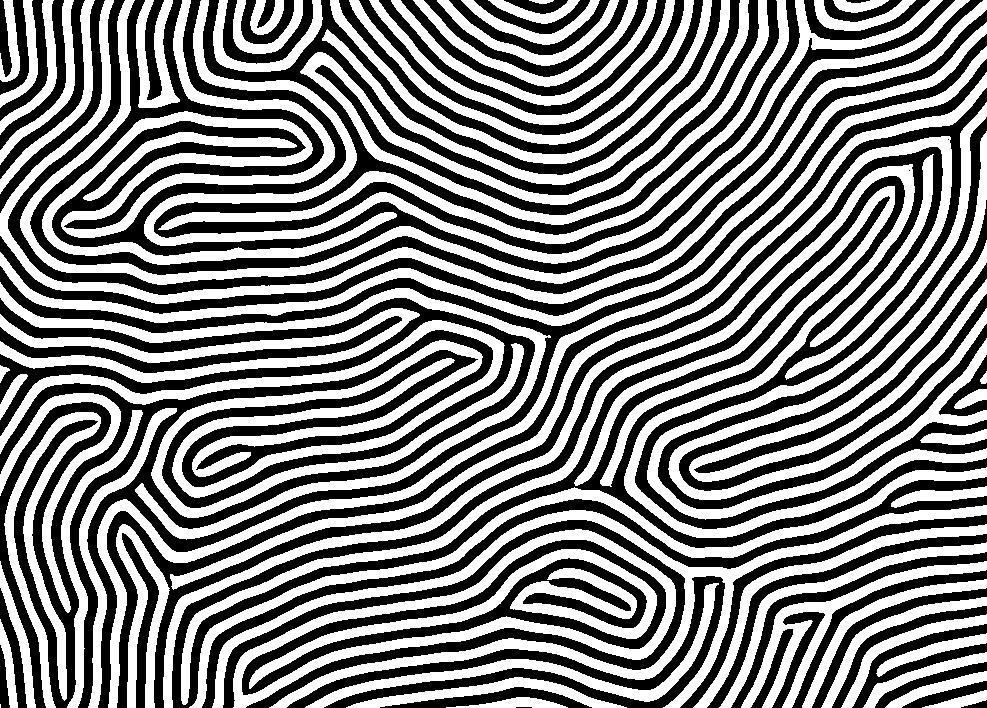
#> input picture Matching_data/ref/Grid_1_001_FE_InvRisol=2.083_d=19.413_l0=38.826.tif, 987 x 708 px; its folder holds 2 pictures in this run
$ python Matching.py
#> lines starting #> are read from the running program, lines starting #| are printed output that depends on the picture; after the words box and inside, x2 and y2 are one past the last pixel; in counts of white or black regions, pixels touching at a corner belong together; long printed decimals are rounded; pictures that were not available may be replaced by others from this repository, and a replacement may not be noted
##
## Copyright (C) 2024 by
## Stefano Carignano & Chiara Magosso
##
## This work is licensed under a
##
## Creative Commons Attribution 4.0 International License
## ( https://creativecommons.org/licenses/by/4.0/ )
##
## Please contact stefano.carignano@bsc.es & chiara.magosso@polito.it for information.
##
## This code is associated with the following work - DOI: 10.1038/s41467-024-54492-8
##

# Reference : https://docs.opencv.org/3.4/d1/de0/tutorial_py_feature_homography.html

"""
The input should be two set of already binarized images contained in the folders
`ref_folder` and `cfr_folder`, defined a few lines below (change those accordingly)

The algorithm goes as follows: for each image pair (img1, img2) we want to compare,
we use the SIFT algorithm to identify keypoints in both images,
then we run a matcher to find the matching keypoints in both images,
then using those we build a transformation matrix to find the best mapping of one image on
top of the other using the cv.findHomography() [should account for translations, rotations
and deformations].
We then map one image on top of the other, and check the overlap between the two,
using the function mse() (which uses np.logical_xor() to do the overlap).

It returns the resulting correlation matrices as txt: 'corr_mat_overlap.txt'
"""

import cv2 as cv
import matplotlib.pyplot as plt
import numpy as np
import os
from scipy.spatial import distance
import sys

MIN_MATCH_COUNT = 9

def check_binary_image(img, range_type):
    if range_type == '0-255':
        condition = np.logical_and(img != 0, img != 255)
    elif range_type == '0-1':
        condition = np.logical_and(img != 0, img != 1)
    else:
        raise ValueError("Invalid range type. Please choose '0-255' or '0-1'.")
    if np.any(condition):
        print('Warning:  non-binary image!')
        sys.exit()

def mse(img1,name_img1, img2,name_img2):
    if img1.shape != img2.shape:
        print("Warning: Images have different shapes!")
        sys.exit()
    logica = np.logical_xor(img2, img1)
    diff =  logica.astype(int)
    h, w = diff.shape
    HD_XOR = np.count_nonzero(diff)/(h*w)

    check_binary_image(diff, range_type='0-1')

    plt.imshow(diff, cmap='Purples_r', aspect='equal')

    plt.tick_params(left=False,
        bottom=False,
        labelleft=False,
        labelbottom=False)
    plt.savefig(f'{output}overlap_{name_img1}_{name_img2}.png',  dpi=500)
    plt.clf()

    err = distance.hamming(list(np.concatenate(img2.astype(bool).astype(int)).flat), list(np.concatenate(img1.astype(bool).astype(int)).flat))

    if HD_XOR == err:
        pass
    else:
        print('HD does not correspond to XOR')
        sys.exit()
    mse = err
    return mse

def calc_mse(img1,name_img1, img2, name_img2):
    cv.setRNGSeed(666)
    h_base, w_base = img1.shape
    # Initiate SIFT detector
    sift = cv.SIFT_create()
    # find the keypoints and descriptors with SIFT
    kp1, des1 = sift.detectAndCompute(img1,None)
    kp2, des2 = sift.detectAndCompute(img2,None)

    FLANN_INDEX_KDTREE = 1
    index_params = dict(algorithm = FLANN_INDEX_KDTREE, trees = 8)
    search_params = dict(checks = 50)
    flann = cv.FlannBasedMatcher(index_params, search_params)
    matches = flann.knnMatch(des1,des2,k=2)
    # store all the good matches as per Lowe's ratio test.
    good = []
    for m,n in matches:
        if m.distance < 0.7*n.distance:
            good.append(m)

    if len(good)>MIN_MATCH_COUNT:
        src_pts = np.float32([ kp1[m.queryIdx].pt for m in good ]).reshape(-1,1,2)
        dst_pts = np.float32([ kp2[m.trainIdx].pt for m in good ]).reshape(-1,1,2)
        M, mask = cv.findHomography(src_pts, dst_pts, cv.RANSAC,5.0)
        matchesMask = mask.ravel().tolist()
        h,w = img2.shape
        pts = np.float32([ [0,0],[0,h-1],[w-1,h-1],[w-1,0] ]).reshape(-1,1,2)
        dst = cv.perspectiveTransform(pts,M)
        warped_img1 = cv.warpPerspective(img1, M, (w, h))

    else:
        print( "Not enough matches are found - {}/{}".format(len(good), MIN_MATCH_COUNT) )
        warped_img1 = img1

    ret,warped_img1_thresh = cv.threshold(warped_img1,127,255,cv.THRESH_BINARY)
    check_binary_image(warped_img1_thresh, range_type='0-255')
    plt.imshow(warped_img1_thresh, cmap='Reds_r', aspect='equal')
    plt.tick_params(left=False,
                bottom=False,
                labelleft=False,
                labelbottom=False)
    plt.savefig(f'{output}warped_binary_{name_img1}_with_{name_img2}.png', dpi=500)
    plt.clf()

    check_binary_image(img2, range_type='0-255')

    plt.imshow(img2, cmap='Blues_r', aspect='equal')
    plt.tick_params(left=False,
                bottom=False,
                labelleft=False,
                labelbottom=False)
    plt.savefig(f'{output}not_warped_{name_img1}_with_{name_img2}.png', dpi=500)
    plt.clf()

    mserr = mse(warped_img1,name_img1, img2, name_img2)
    draw_params = dict(
    matchesThickness = 8,
    matchesMask = matchesMask,
    flags = cv.DRAW_MATCHES_FLAGS_DRAW_RICH_KEYPOINTS)

    img3 = cv.drawMatches(img1,kp1,img2,kp2,good,None,**draw_params)
    plt.imshow(img3, aspect='equal')
    plt.tick_params(left=False,
        bottom=False,
        labelleft=False,
        labelbottom=False)
    plt.savefig(f'{output}matches_{name_img1}_{name_img2}.png', dpi=500)
    plt.clf()

    return mserr

ref_folder = 'Matching_data/ref/'
cfr_folder = 'Matching_data/crf/'
os.makedirs(os.path.join('Matching_data/', 'comparison'), exist_ok=True)
output='Matching_data/comparison/'

set_1 = os.listdir(ref_folder)
set_2 = os.listdir(cfr_folder)

for el in set_1:
    if not el.endswith(".tif"):
        set_1.remove(el)

for el in set_2:
    if not el.endswith(".tif"):
        set_2.remove(el)

set_1 = sorted(set_1)
set_2 = sorted(set_2)

print(set_1, len(set_1))
print(set_2, len(set_2))

matrix_matches = np.zeros((len(set_1), len(set_2)))

for ii, ref_image in enumerate(set_1):
    if ref_image.endswith(".tif"):
        img1 = cv.imread(ref_folder + ref_image, cv.IMREAD_GRAYSCALE) # queryIma
#> img1: shape (708, 987); 50.3% white; 56 black regions (3 under 20 px), largest, box (x1, y1, x2, y2) and area: (0, 34, 987, 708) 66720, (107, 59, 987, 708) 65120, (30, 0, 955, 275) 31665
        check_binary_image(img1,range_type='0-255')
#> in check_binary_image, `condition = np.logical_and(img != 0, img != 255)`: condition: shape (708, 987) bool; every value is 0

    for jj, cfr_image in enumerate(set_2):
        if cfr_image.endswith(".tif"):
            img2 = cv.imread(cfr_folder + cfr_image, cv.IMREAD_GRAYSCALE) # queryIma
            check_binary_image(img2, range_type='0-255')
            n_good_matches = calc_mse(img1,ref_image, img2, cfr_image)
#> in calc_mse, `kp1, des1 = sift.detectAndCompute(img1,None)`: kp1 = 271 keypoints; strongest (x, y, size): (549, 336, 2.1), (141, 491, 7.5), (323, 70, 7.4), (518, 350, 8)
#> in calc_mse, `kp2, des2 = sift.detectAndCompute(img2,None)`: kp2 has the same summary as kp1
#> in calc_mse, `matches = flann.knnMatch(des1,des2,k=2)`: matches = 271 matches
#> in calc_mse, `src_pts = np.float32([ kp1[m.queryIdx].pt for m in good ]).reshape(-1,..`: src_pts = 271 rows, first 8: [6.92, 71.18], [6.92, 71.18], [15.36, 368.7], [21.23, 378.2], [21.23, 378.2], [35.27, 374.8], [35.27, 374.8], [37.74, 369.8]
#> in calc_mse, `dst_pts = np.float32([ kp2[m.trainIdx].pt for m in good ]).reshape(-1,..`: dst_pts has the same summary as src_pts
#> in calc_mse, `M, mask = cv.findHomography(src_pts, dst_pts, cv.RANSAC,5.0)`: M = [[1, -9.3e-17, 6.95e-13], [-3.19e-16, 1, 6.31e-13], [-1.16e-18, -5.9e-19, 1]]; mask = 271 values from 1 to 1
#> in calc_mse, `dst = cv.perspectiveTransform(pts,M)`: dst = [[6.95e-13, 6.31e-13], [6.29e-13, 707], [986, 707], [986, 3.16e-13]]
#> in mse, `diff =  logica.astype(int)`: diff: shape (708, 987) int64; every value is 0
#> in mse, `HD_XOR = np.count_nonzero(diff)/(h*w)`: HD_XOR = 0
#> in calc_mse, `draw_params = dict( matchesThickness = 8, matchesMask = matchesMask, f..`: draw_params = 3 items
#> in calc_mse, `img3 = cv.drawMatches(img1,kp1,img2,kp2,good,None,**draw_params)`:
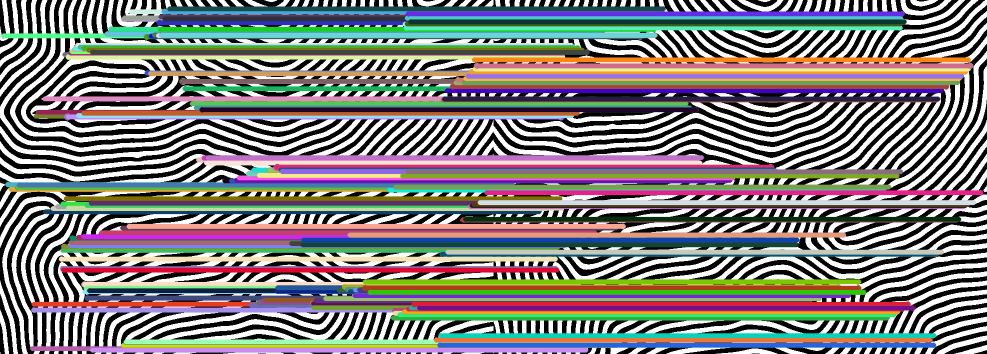
#> img3: shape (708, 1974, 3) (shown at 1/2 size); mean of channels 0, 1, 2 124.6, 127, 129.4; drawn as B, G, R
#> n_good_matches = 0
            print('Comparing : ',ref_image,'with : ', cfr_image, ', HD : ',n_good_matches)
#| Comparing :  Grid_1_001_FE_InvRisol=2.083_d=19.413_l0=38.826.tif with :  Grid_1_001_FE_InvRisol=2.083_d=19.413_l0=38.826.tif , HD :  0.0
            matrix_matches[ii,jj] = n_good_matches
#> pass 2 of the loop `for ii, ref_image in enumerate(set_1):`:
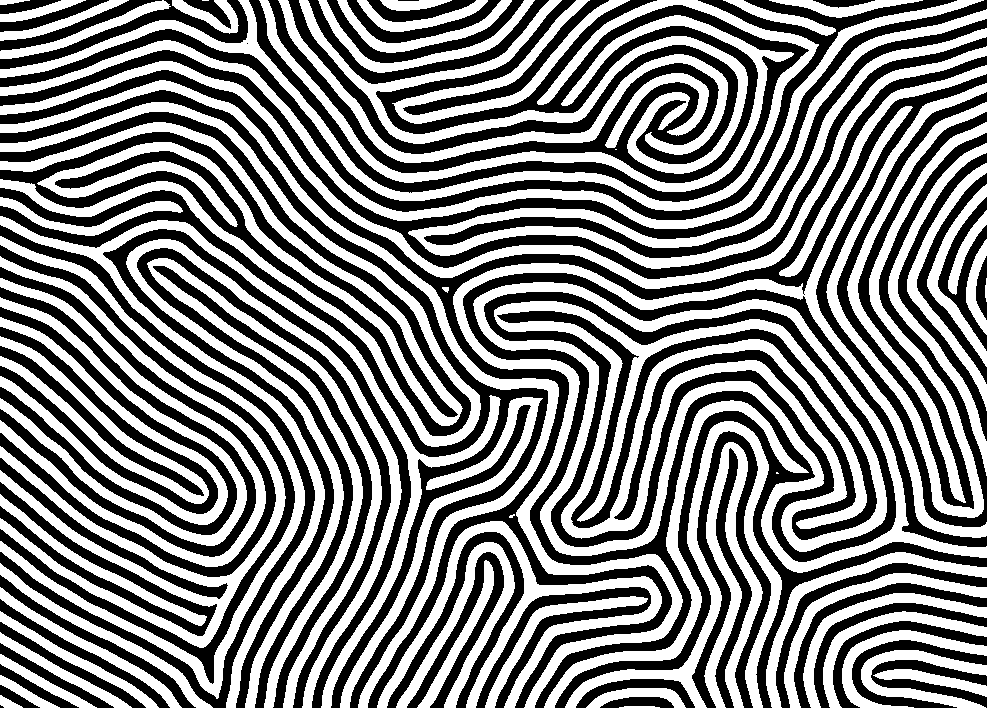
#> input picture Matching_data/ref/Grid_1_002_FE_InvRisol=2.083_d=19.575_l0=39.151.tif, 987 x 708 px
#> img1: shape (708, 987); 50.4% white; 60 black regions (2 under 20 px), largest, box (x1, y1, x2, y2) and area: (249, 0, 809, 202) 35178, (0, 56, 987, 708) 31868, (463, 273, 987, 708) 24765
#> kp1 = 331 keypoints; strongest (x, y, size): (446, 289, 3.8), (511, 516, 2.4), (495, 402, 7.4), (612, 142, 7.6)
#> matches = 331 matches
#> after the loop in calc_mse (call 2), `for m,n in matches:`: good = 55 matches
#> src_pts = 55 rows, first 8: [95.6, 253.7], [130.9, 253.2], [176.2, 208.2], [176.5, 208.3], [180.3, 196.9], [208.7, 611.6], [211, 679.1], [217.1, 696.9]
#> dst_pts = 55 rows, first 8: [828, 608.2], [561.2, 339.2], [449, 361.2], [449, 361.2], [246.2, 38.31], [699.9, 583.5], [886.1, 199.3], [301.6, 71.82]
#> M = [[-1.1, 0.762, 250.7], [-0.184, 0.132, 38.81], [-0.0045, 0.00314, 1]]; mask = 55 values, max 1 at index 4, min 0 at index 0, mean 0.0727
#> matchesMask has the same summary as mask
#> dst = [[250.7, 38.81], [244.9, 40.98], [245.8, 40.54], [243.5, 41.46]]
#> warped_img1_thresh: shape (708, 987); 55.6% white; 4 black regions (1 under 20 px), largest, box (x1, y1, x2, y2) and area: (0, 0, 987, 708) 307484, (0, 49, 234, 230) 2470, (355, 0, 399, 11) 134
#> in mse (call 2), `logica = np.logical_xor(img2, img1)`:
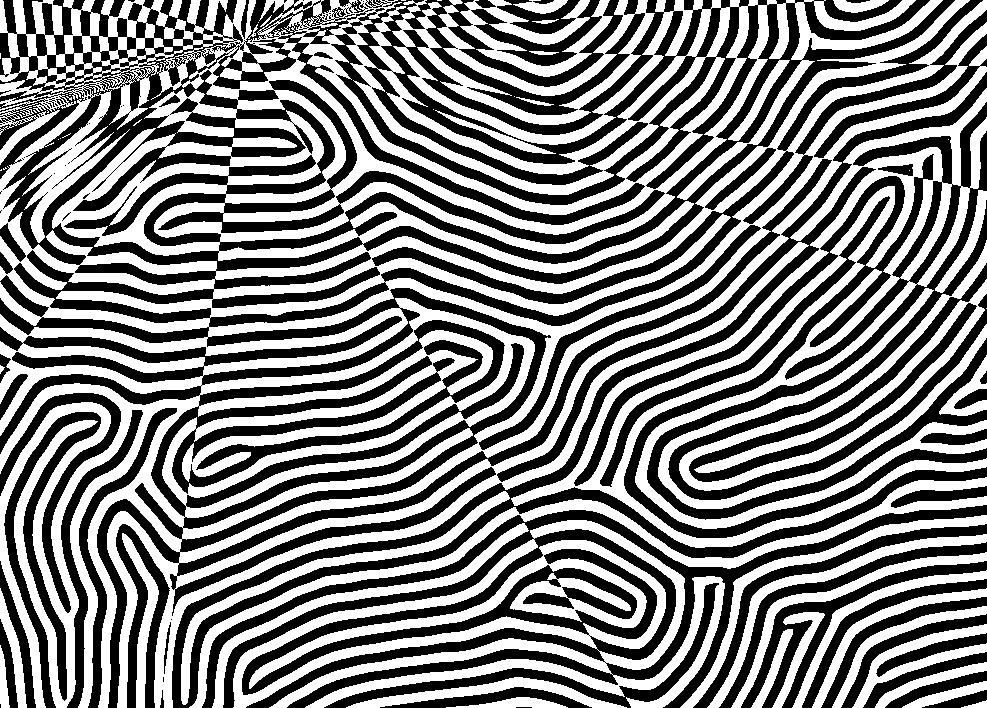
#> logica: shape (708, 987) bool; 50% white; 87 black regions (35 under 20 px), largest, box (x1, y1, x2, y2) and area: (0, 0, 983, 708) 168638, (202, 505, 987, 708) 35447, (172, 72, 987, 708) 24174
#> HD_XOR = 0.5
#> in calc_mse (call 2), `img3 = cv.drawMatches(img1,kp1,img2,kp2,good,None,**draw_params)`:
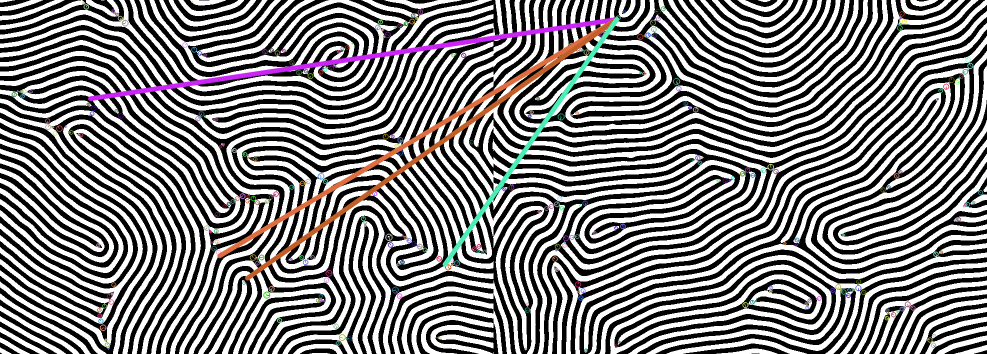
#> img3: shape (708, 1974, 3) (shown at 1/2 size); mean of channels 0, 1, 2 128.7, 128.1, 129.8; drawn as B, G, R
#| Comparing :  Grid_1_002_FE_InvRisol=2.083_d=19.575_l0=39.151.tif with :  Grid_1_001_FE_InvRisol=2.083_d=19.413_l0=38.826.tif , HD :  0.5001

for ii in range(matrix_matches.shape[0]):
   jbest = np.argmin(matrix_matches[ii,:])
   #print(jbest, matrix_matches[ii,jbest])

np.savetxt(f'{output}corr_mat_overlap.txt', matrix_matches)
plt.imshow(matrix_matches)
plt.colorbar()
plt.savefig(f'{output}match_matrix.png')
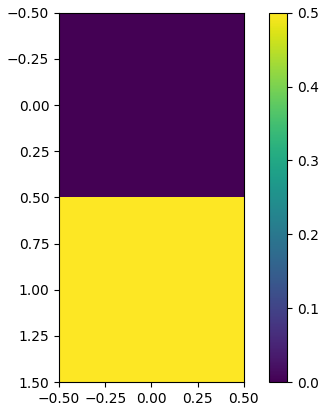
#> figure drawn by matplotlib, 2 panels
plt.clf()
